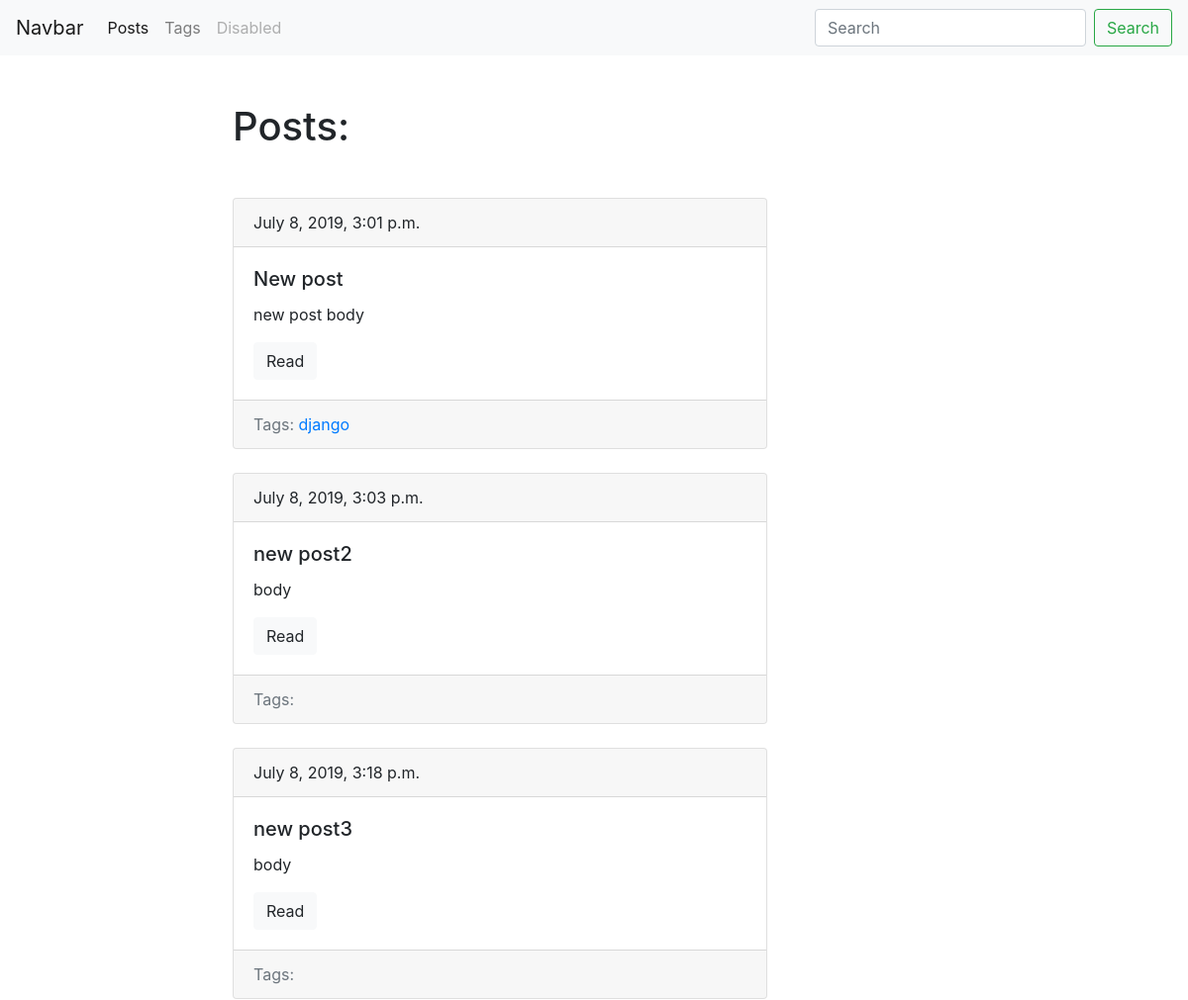
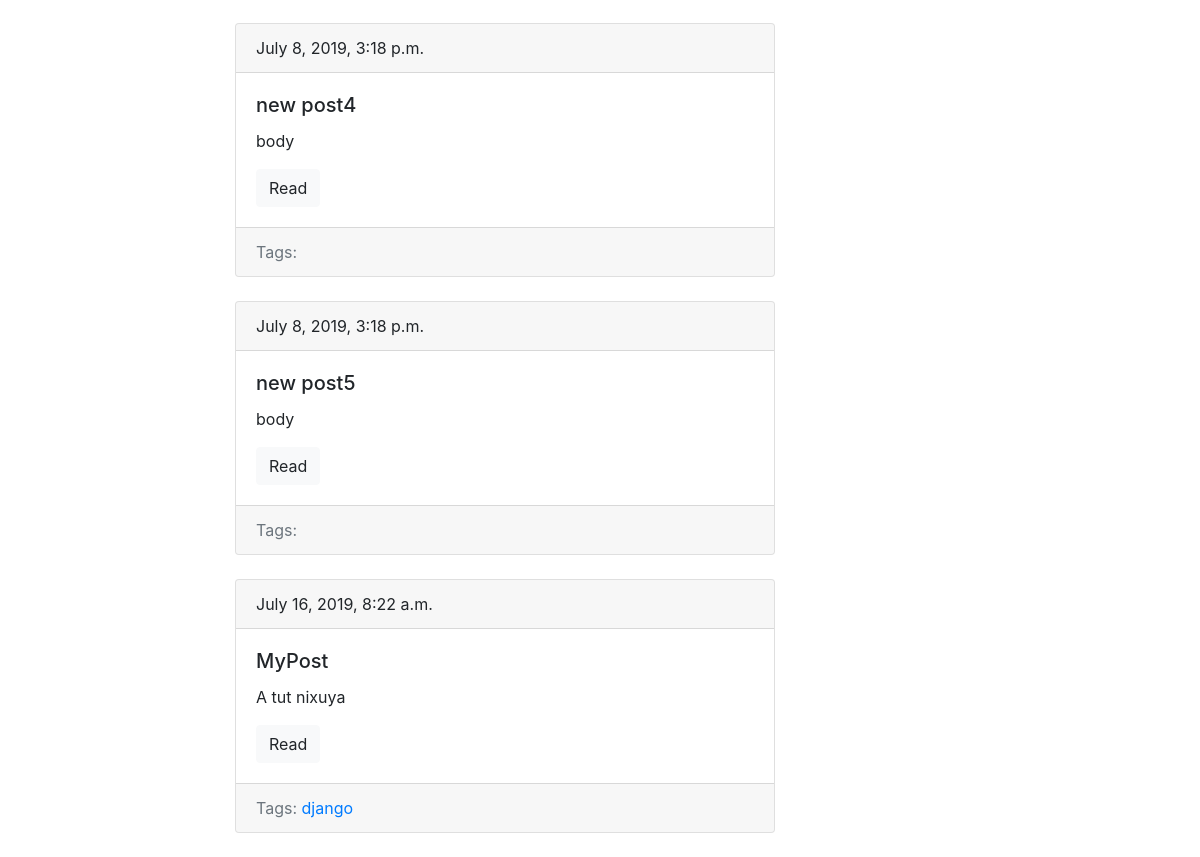
Page /step_one/ on the committed database (2 pictures, top to bottom).
### step_one/models.py (models this page shows, shortened)
class Post(models.Model):
    title = models.CharField(max_length=150, db_index=True)
    slug = models.SlugField(max_length=150, blank=True, unique=True)
    body = models.TextField(blank=True, db_index=True)
    tags = models.ManyToManyField('Tag', blank=True, related_name='posts')
    date_pub = models.DateTimeField(auto_now_add=True)

class Tag(models.Model):
    title = models.CharField(max_length=50)
    slug = models.SlugField(max_length=50, unique=True)
    def get_absolute_url(self):
        return reverse('tag_detail_url', kwargs={'slug': self.slug})

### step_one/views.py (the view)
# urls.py: path('', post_list, name='post_list_url'),
def post_list(request):
    posts = Post.objects.all()
    return render(request, 'step_one/index.html', context={'posts': posts})

### step_one/templates/step_one/index.html
{% extends 'step_one/base_index.html' %}
{% block content %}
    <h1 class="mb-5">Posts:</h1>
    {% for post in posts%}
        {% include 'step_one/includes/post_card_template.html' %}
    {% endfor %}
{% endblock %}

### step_one/templates/step_one/includes/post_card_template.html
<div class="card mb-4">
    <div class="card-header">
        {{ post.date_pub }}
    </div>
    <div class="card-body">
        <h5 class="card-title">{{ post.title }}</h5>
        <p class="card-text">{{ post.body|truncatewords:15 }}</p>
        <a href="{% url 'post_detail_url' slug=post.slug %}" class="btn btn-light">Read</a>
    </div>
    <div class="card-footer text-muted">
        Tags:
        {% for tag in post.tags.all %}
            <a href="{{ tag.get_absolute_url }}">{{ tag.title }}</a>
        {% endfor %}
    </div>
</div>

### rows in the picture
Post: date_pub "July 8, 2019, 3:01 p.m.", title "New post", body "new post body"
Tag: title "django"
Post: date_pub "July 8, 2019, 3:03 p.m.", title "new post2", body "body"
Post: date_pub "July 8, 2019, 3:18 p.m.", title "new post3", body "body"
Post: date_pub "July 8, 2019, 3:18 p.m.", title "new post4", body "body"
Post: date_pub "July 8, 2019, 3:18 p.m.", title "new post5", body "body"
Post: date_pub "July 16, 2019, 8:22 a.m.", title "MyPost", body "A tut nixuya"
